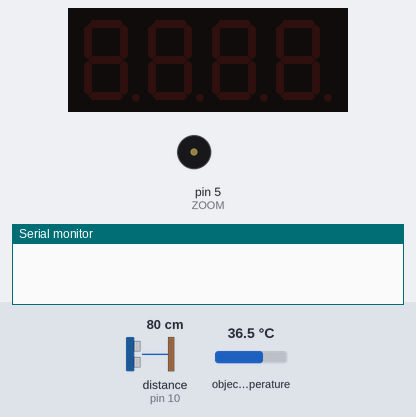
The sketch below on a simulated Arduino Uno, built with avr-gcc and run on an emulated ATmega328P. On the bench: 4-digit seven-segment display, buzzer (waves = sounding), the last lines printed to the serial monitor. Wiring (inferred from the names in the program): ultrasonic range finder: trigger pin 9; echo pin 10. The inputs (shaded band) are chosen by the test bench; at power-on: distance to the obstacle (sensor on pin 10) 80 cm, object temperature 36.5 °C. The echo pulse lasts 58.3 µs per cm.

Above: at 1.2 s.
1.3 s: distance to the obstacle (sensor on pin 10) set to 7 cm
2.8 s: distance to the obstacle (sensor on pin 10) set to 4 cm
At 4.0 s:
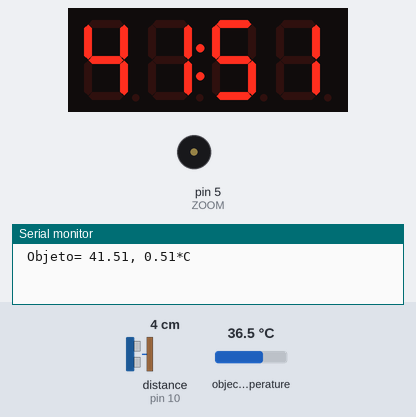
5.8 s: distance to the obstacle (sensor on pin 10) set to 9 cm
At 7.5 s:
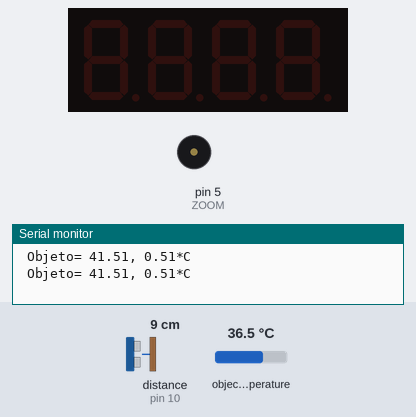
7.8 s: distance to the obstacle (sensor on pin 10) set to 2 cm
At 8.16 s:
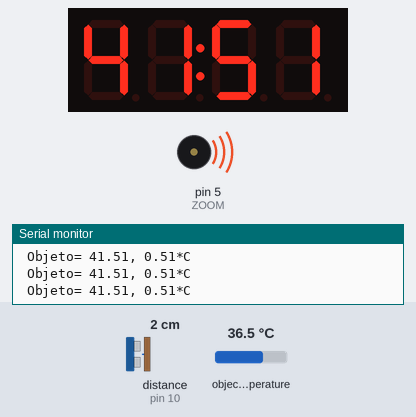
10.8 s: object temperature set to 20 °C
At 12.6 s:
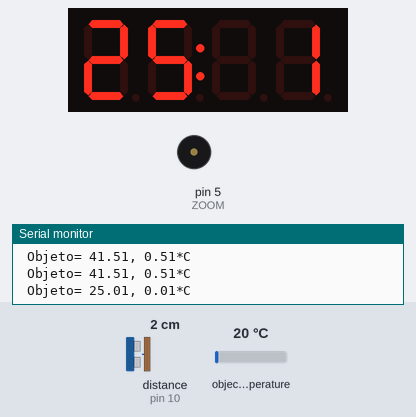
13.8 s: object temperature set to 26 °C
At 15.6 s:
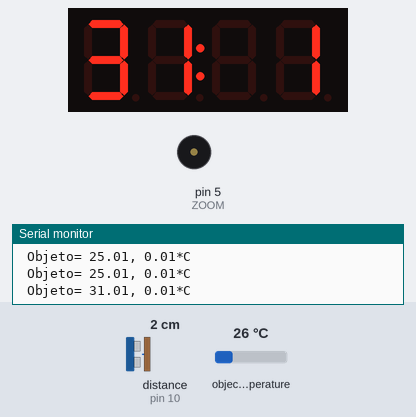
Timing chart, 0 to 17.8 s (numbered marks = the images above; inputs shaded):
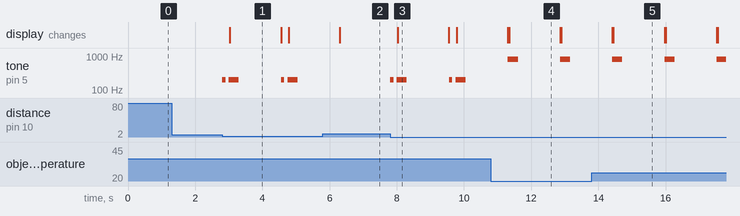

Measured:
- the behaviour switches between 6 and 5 cm on distance to the obstacle (sensor on pin 10) (found by bisection; images 0 and 1)
- after the input at 1.3 s, every drawn part: stays the same
- after the input at 2.8 s, tone on pin 5 (ZOOM): plays 200 Hz for 0.10 s, 200 Hz for 0.30 s, 200 Hz for 0.10 s, 200 Hz for 0.30 s, starting at once; the display: changes after 0.23 s (image 1)
- after the input at 5.8 s, tone on pin 5 (ZOOM): stays silent (without the input it goes to 200 Hz after 0.51 s)
- after the input at 7.8 s, tone on pin 5 (ZOOM): plays 200 Hz for 0.10 s, 200 Hz for 0.30 s, 200 Hz for 0.10 s, 200 Hz for 0.30 s, starting at once; the display: changes after 0.23 s (image 3)
- after the input at 10.8 s, the display: first differs from a run without the input after 0.54 s (image 4)
- after the input at 13.8 s, the display: first differs from a run without the input after 0.65 s (image 5)
- what the display in image 1 shows lasts 1.6 s, from 3.0 s to 4.6 s

The sketch:

temperatura.ino
```cpp
#include <TM1637Display.h>
#include <Wire.h>
#include <Adafruit_MLX90614.h>

// SCL -A5
// SDA - A4

#define CLK 2
#define DIO 3
#define ZOOM 5
int ECHO = 10;
int TRIG = 9;
int distancia;
float temperatura;
float ajusTemp=5; // Ajuste de Temperatura
int entero;
float decimales;

/***   Function declaration   ***/
//bqBAT
long TP_init(int trigger_pin, int echo_pin);
long Distance(int trigger_pin, int echo_pin);


//Declaración del objeto del sensor de temperatura

Adafruit_MLX90614 mlx = Adafruit_MLX90614();

// Declaración del objeto Display

TM1637Display display(CLK,DIO);

void setup() {

  pinMode( ECHO , INPUT );
  pinMode( TRIG , OUTPUT );
  pinMode( ZOOM , OUTPUT );

  Serial.begin(9600);
  mlx.begin();

  display.setBrightness(5);
}

void loop() {
    distancia=Distance(TRIG,ECHO);
  if (distancia >= 0.3 && distancia <= 5) {
    temperatura=mlx.readObjectTempC()+ajusTemp;
    entero = (int) temperatura;
    decimales = temperatura - entero;
    // Serial.print("Ambiente = "); Serial.print(mlx.readAmbientTempC()); Serial.print("*C");
    Serial.print(" Objeto= "); Serial.print(temperatura); Serial.print(", "); Serial.print(decimales); Serial.println("*C");
    //Serial.println(mlx.readObjectTempC());
//    display.setBrightness(5);
    if (temperatura <= 37.5) {
      tone(ZOOM,800,300);
    }
    else {
      tone(ZOOM,200,100);
      delay(200);
      tone(ZOOM,200,300);
    }
    display.showNumberDecEx(temperatura,0b01000000,false,2,0);
    display.showNumberDec(decimales*100,false,2,2);
    delay(1500);
    display.clear();
  }
}

/***   Function definition   ***/
//bqBAT
long TP_init(int trigger_pin, int echo_pin)
{
//  digitalWrite(trigger_pin, LOW);
//  delayMicroseconds(2);
  digitalWrite(trigger_pin, HIGH);
  delayMicroseconds(1);
  digitalWrite(trigger_pin, LOW);
  long microseconds = pulseIn(echo_pin ,HIGH);
  return microseconds;
}

long Distance(int trigger_pin, int echo_pin)
{
  long microseconds = TP_init(trigger_pin, echo_pin);
  long distance;
  distance = microseconds/58.2;
/*  if (distance == 0){
    distance = 999;
  } */
  return distance;
}
```
